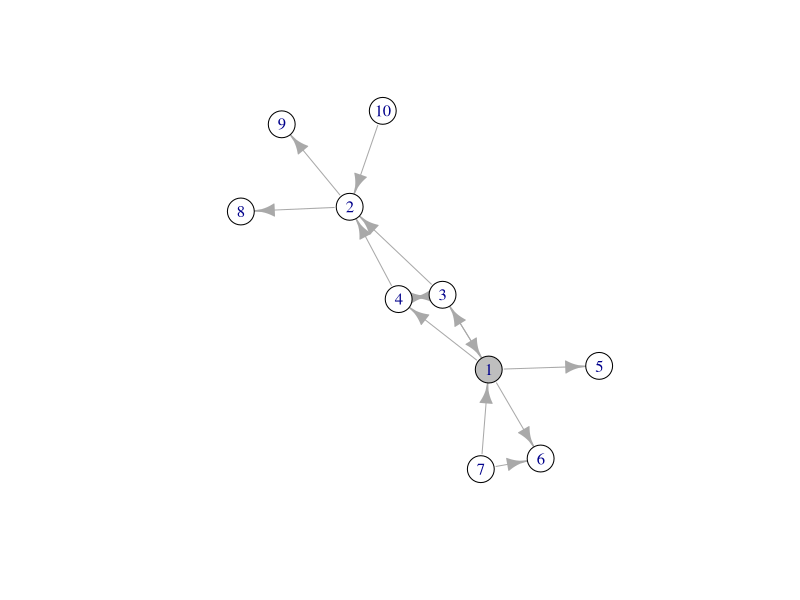
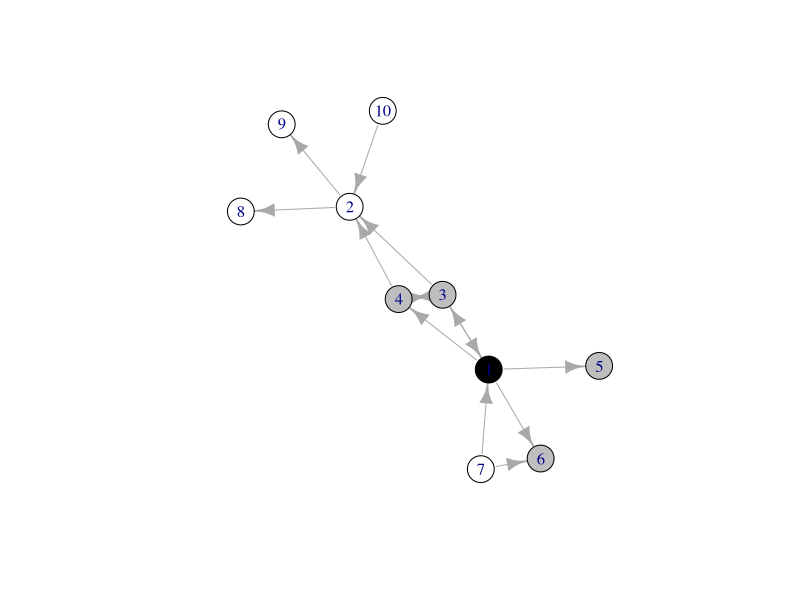
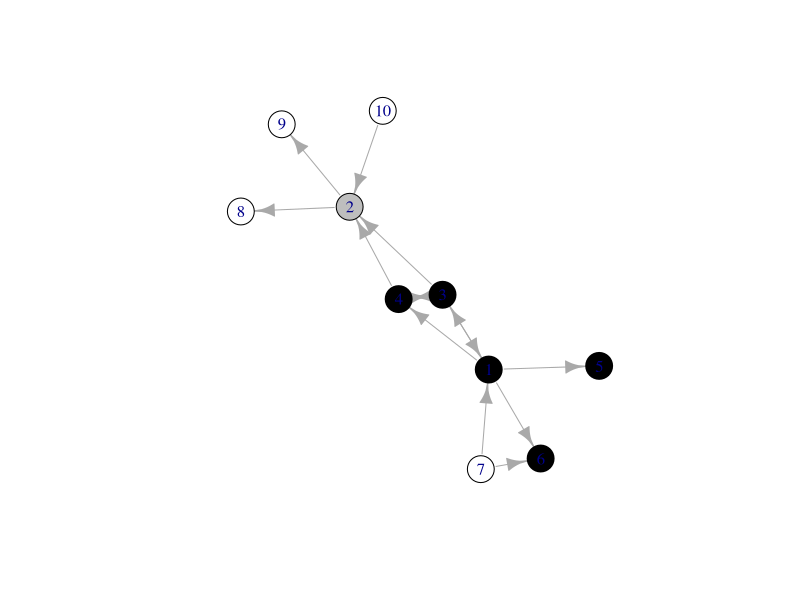
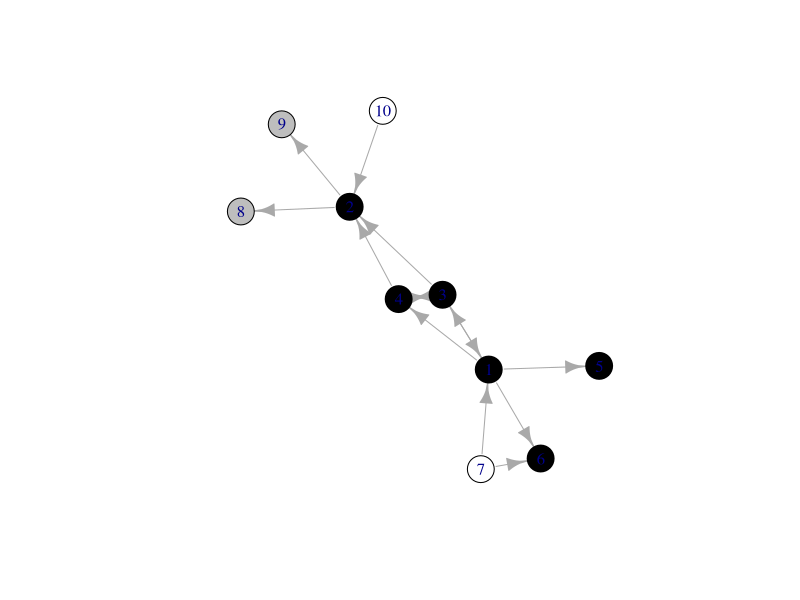
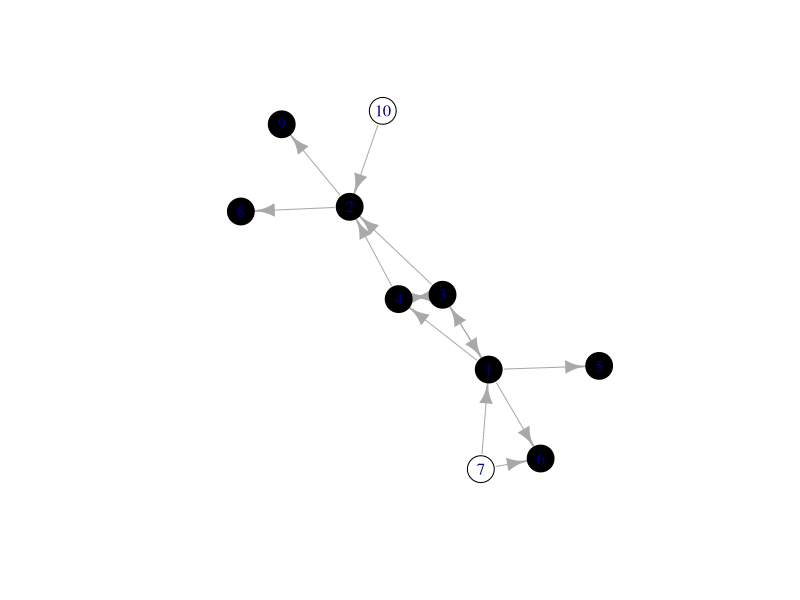
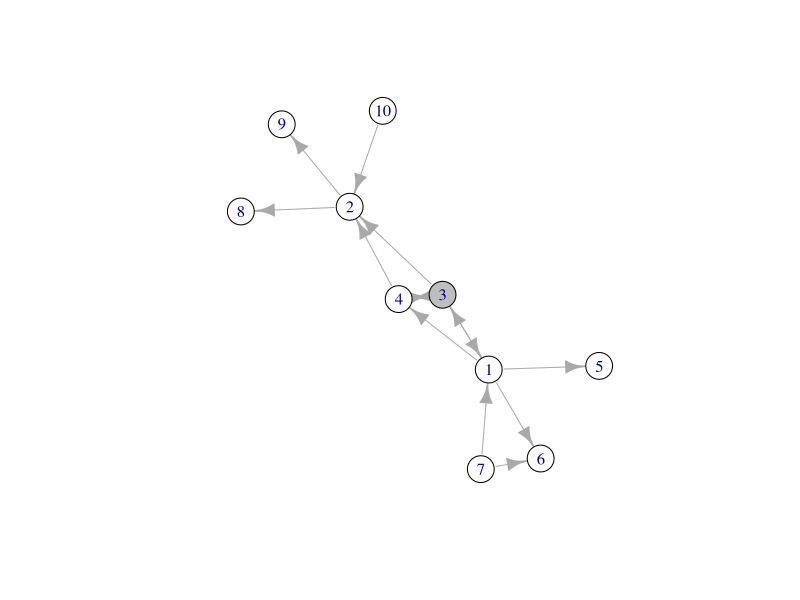
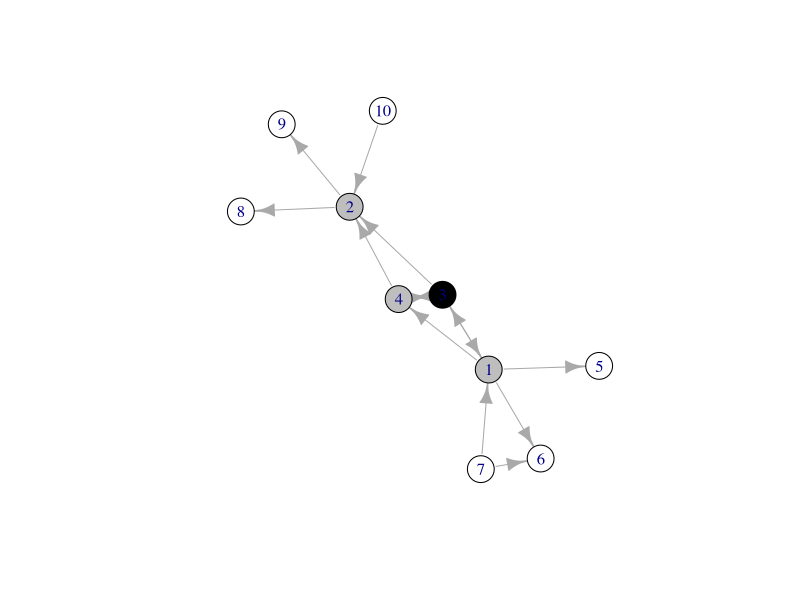
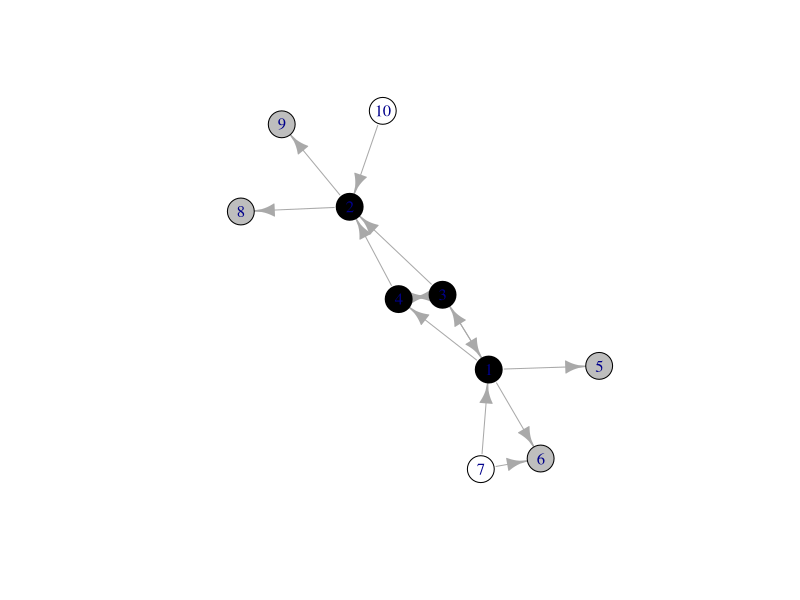

Write the R code that produced these figures, in order.
## ---- chunk 1
library(igraph)
## ---- chunk 2
# function to calculate distance from a single source to all other nodes via BFS
single_source_shortest_path <- function(G, source, plot=F) {
  # initialize all nodes to be inifinitely far away
  # and the source to be at zero
  dist <- rep(Inf, vcount(G))
  names(dist) <- V(G)$name
  dist[source] <- 0
  
  # initialize the current boundary to be the source node
  curr_boundary <- c(source)
  
  # explore boundary as long as it's not empty
  while (length(curr_boundary) > 0) {
    if (plot)
      plot_bfs(G, dist, curr_boundary)
    
    # create empty list for new boundary
    next_boundary <- c()
    
    # loop over nodes in current boundary
    for (node in curr_boundary)
      # loop over their undiscovered neighbors
      for (neighbor in neighbors(G, node))
        if (!is.finite(dist[neighbor])) {
          # set the neighbor's distance
          dist[neighbor] = dist[node] + 1
          # add the neighbor to the next boundary
          next_boundary <- c(next_boundary, neighbor)
        }
    
    # update the boundary
    curr_boundary <- unique(next_boundary)
  }
  
  if (plot)
    plot_bfs(G, dist, curr_boundary)
  
  dist
}

# helper function to plot bfs iteration
plot_bfs <- function(G, dist, curr_boundary) {
  set.seed(42)
  discovered <- which(is.finite(dist))
  colors <- rep('white', vcount(G))
  colors[discovered] <- 'black'
  colors[curr_boundary] <- 'grey'
  plot.igraph(G, vertex.color=colors)
  print(sprintf('bfs iteration %d', max(dist[discovered])))
  print(sprintf('discovered (black): %s', paste(discovered, collapse=" ")))
  print(sprintf('current boundary (grey): %s', paste(curr_boundary, collapse=" ")))
  line <- readline('hit enter to continue')
}

## ---- chunk 3
# create toy graph
G <- graph(c(1,4,1,5,1,6,7,6,7,1,3,1,1,3,4,2,3,2,2,8,10,2,2,9,3,4,4,3), directed=T)

# find distances from node 1
single_source_shortest_path(G, 1, T)

# find distances from node 3
single_source_shortest_path(G, 3, T)
## ---- chunk 4
# function to compute connected components of a graph via BFS
connected_components <- function(G) {
  components <- rep(NA, vcount(G))
  
  label <- 1
  while (any(is.na(components))) {
    # sample an unassigned node
    source <- sample(which(is.na(components)), 1)
    
    # do a bfs from this source
    dist <- single_source_shortest_path(G, source)
    
    # label reachable nodes
    components[is.finite(dist)] <- label
    
    # increment label
    label <- label + 1
  }
  components
}
## ---- chunk 5
# create toy graph with multiple connected components
G <- graph(c(1,2,1,3,2,3,3,4,4,5,4,6,7,8,7,9,8,9,10,11), directed=F)

# find and plot connected components
components <- connected_components(G)
colors <- rainbow(max(components))
plot(G, vertex.color=colors[components])

## ---- chunk 6
# function to count the number of mutual friends between every pair of nodes
mutual_friends <- function(G) {
  num_nodes <- vcount(G)
  mutual_friends <- matrix(0, nrow=num_nodes, ncol=num_nodes)
  for (node in 1:num_nodes) {
    friends <- neighbors(G, node)
    for (i in friends)
      for (j in friends)
        mutual_friends[i, j] = mutual_friends[i, j] + 1
  }
  dimnames(mutual_friends) <- list(row=V(G)$name, col=V(G)$name)
  diag(mutual_friends) <- NA
  mutual_friends
}

# function to get "people you might know" based on mutual friend counts
people_you_might_know <- function(M, node) {
  recs <- c(which(M[node,] == max(M[node,], na.rm=T)))
  sprintf('node %d might know node(s) %s', node, paste(recs, collapse=" and "))
}
## ---- chunk 7
# create toy graph with open triads
G <- graph(c(1,2,1,3,1,4,2,5,3,5,4,5,5,6,5,7,7,8,7,9), directed=F)

plot(G)
M <- mutual_friends(G)
M

people_you_might_know(M, 1)
people_you_might_know(M, 2)
## ---- chunk 8
# function to count triangles
count_triangles <- function(G) {
  num_nodes <- vcount(G)
  triangles <- rep(0, num_nodes)
  for (node in 1:num_nodes) {
    friends <- neighbors(G, node)
    for (i in friends)
      for (j in friends)
        if (are.connected(G, i, j))
          triangles[node] = triangles[node] + 1
  }
  names(triangles) <- V(G)$name
  triangles / 2.0
}
## ---- chunk 9
# create toy graph with some closed triads
G <- graph(c(1,2,1,3,1,4,2,5,3,5,4,5,5,6,5,7,7,8,7,9,1,5,2,3,8,9), directed=F)

# plot and count triangles
plot(G)
triangles <- count_triangles(G)
triangles

# compute clustering coefficient
k <- degree(G)
sum(triangles) / sum(k * (k-1) / 2)
